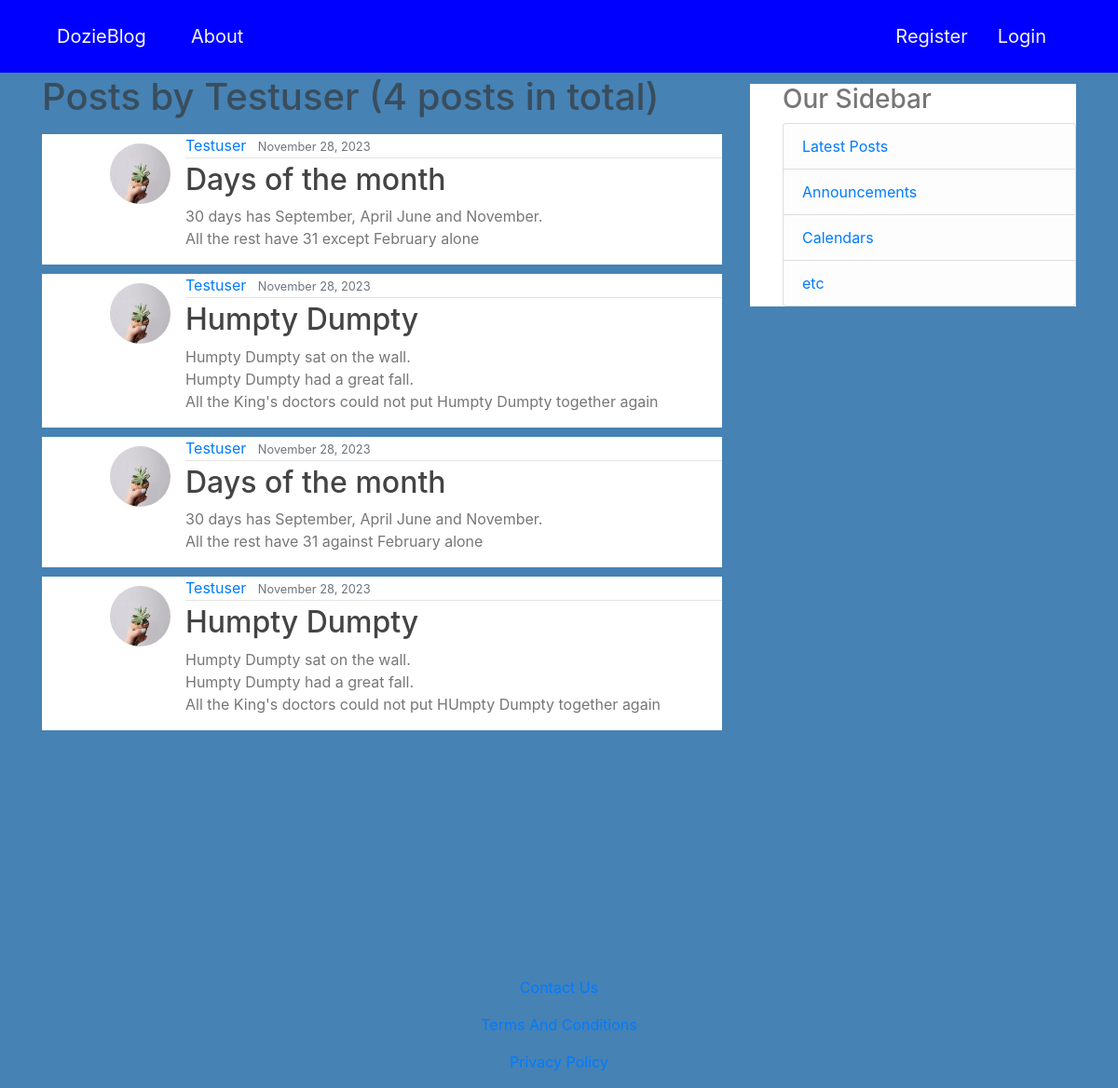
The page /user/Testuser on the database its author committed.
### blog/models.py (models this page shows, shortened)
class Post(models.Model):
    title = models.CharField(max_length=200)
    content = models.TextField()
    date_posted = models.DateTimeField(default=timezone.now)
    author = models.ForeignKey(User, on_delete=models.CASCADE)

### users/models.py (models this page shows, shortened)
class Profile(models.Model):
    user = models.OneToOneField(User, on_delete=models.CASCADE)
    image = models.ImageField(default='profile_pics/default.jpg', upload_to='profile_pics')

### blog/views.py (the view)
# urls.py: path('user/<str:username>', UserPostListView.as_view(), name='user-posts'),
class UserPostListView(ListView):
    model = Post
    template_name = 'blog/user_posts.html'
    context_object_name = 'posts'
    paginate_by = 5
    def get_queryset(self):
        user = get_object_or_404(User, username=self.kwargs.get('username'))
        return Post.objects.filter(author=user).order_by('-date_posted')

### blog/templates/blog/user_posts.html (shortened to what this page needs)
{% extends 'blog/base.html' %}
{% block content %}
    <h1 class="mb-3">Posts by {{view.kwargs.username}} ({{page_obj.paginator.count}} posts in total)</h1>
    <div class="content">
        {% for post in posts %}
            <article class="media content-section">
                <img src="{{post.author.profile.image.url}}" alt="" class="rounded-circle article-img">
                <div class="media-body">
                    <div class="article-metadata">
                        <a href="{% url 'user-posts' post.author.username %}" class="mr-2">{{post.author|title}}</a>
                        <small class="text-muted">{{post.date_posted|date:"F d, Y"}}</small>
                    </div>
                    <h2><a href="{% url 'post-detail' post.id %}" class="article-title ">{{post.title}}</a></h2>
                    <p class="article-content">{{post.content}}</p>
                </div>
            </article>
        {% endfor %}
        <br>
    </div>
{% endblock content %}

### blog/static/blog/main.css (style rules this page uses)
body { background: steelblue; color:#333333ab; margin-top:5rem; }
.article-title { color: #444444; }
.article-img { height: 65px; width: 65px; margin-right: 16px; margin-top: 10px; }
.article-content { white-space: pre-line; }
.article-metadata { padding-bottom: 1px; margin-bottom: 4px; border-bottom: 1px solid #e3e3e3; }
.content-section { background-color: white; padding-left: 10%; margin-top: 10px; border: 3px; }

### rows shown on the page
Post: author.profile.image (picture), author "Testuser", date_posted "November 28, 2023", title "Days of the month", content "30 days has September, April June and November. All the rest have 31 except February alone"
Post: author.profile.image (picture), author "Testuser", date_posted "November 28, 2023", title "Humpty Dumpty", content "Humpty Dumpty sat on the wall. Humpty Dumpty had a great fall. All the King's doctors could not put Humpty Dumpty together again"
Post: author.profile.image (picture), author "Testuser", date_posted "November 28, 2023", title "Days of the month", content "30 days has September, April June and November. All the rest have 31 against February alone"
Post: author.profile.image (picture), author "Testuser", date_posted "November 28, 2023", title "Humpty Dumpty", content "Humpty Dumpty sat on the wall. Humpty Dumpty had a great fall. All the King's doctors could not put HUmpty Dumpty together again"

### other values the page prints
{{ view.kwargs.username }} "Testuser"
{{ page_obj.paginator.count }} "4"
